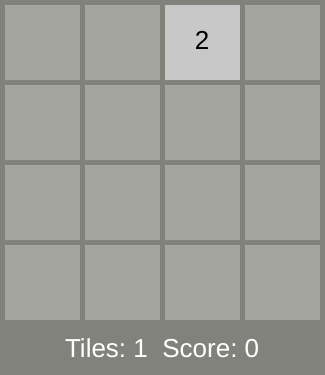
Frame 1 (no input)
Frame 60 (no input): identical to frame 1, image omitted
Frame 120 (the mouse pressed at the canvas centre since frame 60): identical to frame 1, image omitted

The p5.js sketch that drew this single still picture (run headless with seeded random() and noise() and a simulated clock; from frame 60 on, the mouse is pressed at the canvas centre):

// p5.js sketch
// ── sketch.js
let size = 4;
let sqr = 75;
let spc = 5;
let tiles = [];
let numTiles = 0;
let occupied = [];
let score = 0;


let w = spc * (size + 1) + sqr * size;

function setup() {
  createCanvas(w, w + 50);
  for (i = 0; i < size; i++) {
    occupied[i] = [];
    tiles[i] = [];
    for (j = 0; j < size; j++) {
      occupied[i][j] = false;
      tiles[i][j] = new Tile();
      tiles[i][j].occ = false;
      tiles[i][j].value_ = 0;
      tiles[i][j].pos.x = i;
      tiles[i][j].pos.y = j;
    }
  }
  generateTile();
}

function draw() {
  background(130, 130, 125);

  for (i = 0; i < size; i++) {
    for (j = 0; j < size; j++) {
      tiles[i][j].show(spc, sqr);
    }
  }

  noStroke();
  fill(255);
  textAlign(CENTER, CENTER);
  textSize(26);
  text("Tiles: " + numTiles + "  Score: " + score, floor(w / 2), w + 25);

  /*
    for (i = 0; i < 16; i++) {
      let temp = new Tile();
      temp.position(i+1, size); 
      temp.value(i+1);
      temp.show(spc, sqr);
      }
  */
}

function checkSame(arrOld, arrNew, arrSize) {
  let index = 0;
  let doLoop = true;
  let isSame = true;
  while (index < arrSize && doLoop == true) {
    if (arrNew[index].value != arrOld[index].value) {
      isSame = false;
    }
  }
  return isSame;
}

function swipeUp() {
  clearComb();
  let tilesCopy = tiles.copy;
  for (i = 0; i < size; i++) { // cols 1, 2, 3, 4
    for (j = 1; j < size; j++) { // row index 1, 2, 3
      for (let comp = j; comp > 0; comp--) {
        if (tiles[i][comp - 1].combined == false) {
          combine(i, comp, i, comp - 1);
        }
      }
    }
  }
/*
  if (checkSame(tilesCopy, tiles, size * size)) {
    print("No valid move: tiles are all the same");
  }
  */
  generateTile();
}

function swipeDown() {
  clearComb();
  for (i = 0; i < size; i++) { // cols 1, 2, 3, 4
    for (j = 2; j > -1; j--) { // row index 2, 1, 0
      for (let comp = j; comp < size - 1; comp++) {
        if (tiles[i][comp + 1].combined == false) {
          combine(i, comp, i, comp + 1);
        }
      }
    }
  }
  generateTile();
}

function swipeLeft() {
  clearComb();
  for (i = 0; i < size; i++) { // cols 1, 2, 3, 4
    for (j = 1; j < size; j++) { // row index 1, 2, 3
      for (let comp = j; comp > 0; comp--) {
        if (tiles[comp - 1][i].combined == false) {
          combine(comp, i, comp - 1, i);
        }
      }
    }
  }
  generateTile();
}

function swipeRight() {
  clearComb();
  for (i = 0; i < size; i++) { // cols 1, 2, 3, 4
    for (j = 2; j > -1; j--) { // row index 2, 1, 0
      for (let comp = j; comp < size - 1; comp++) {
        if (tiles[comp + 1][i].combined == false) {
          combine(comp, i, comp + 1, i);
        }
      }
    }
  }
  generateTile();
}

function generateTile() {
  if (numTiles < size * size) {
    let doLoop = true;
    let tryCount = 0;
    while (doLoop) {
      let tempX = floor(random(0, size));
      let tempY = floor(random(0, size));
      tryCount++;
      if (tiles[tempX][tempY].occ || tempX == size || tempY == size) {
        doLoop = true;
      } else {
        doLoop = false;
        numTiles++;
        tiles[tempX][tempY].occ = true;
        let tempVal = floor(random(0, 10));
        if (tempVal < 9) {
          tiles[tempX][tempY].value_ = 1;
        } else {
          tiles[tempX][tempY].value_ = 2;
        }
        tiles[tempX][tempY].pos.x = tempX;
        tiles[tempX][tempY].pos.y = tempY;
        //occupied[tempX][tempY] = true;
        //print("NEW TILE: (" + tempX + ", " + tempY + ")  ATTEMPT(S): " + tryCount + "  VALUE: " + pow(2, tiles[size - 1][size - 1].value_));
      }
    }
  } else {
    //print("ERROR: cannot generate tile out of bounds");
  }

}

function combine(x1, y1, x2, y2) {
  //checks two tiles against each other. Moves 1 to 2, combines 1 and 2, or ignores.
  if (tiles[x1][y1].combined == true || tiles[x2][y2].combined == true) {
    //one of tiles is combined
  } else {
    if (tiles[x2][y2].occ == true) {
      if (tiles[x1][y1].value_ == tiles[x2][y2].value_ && tiles[x1][y1].value_ != 0) {
        tiles[x2][y2].value_ += 1;
        tiles[x2][y2].combined = true;
        score += pow(2, tiles[x2][y2].value_);
        removeTile(x1, y1);
      } else {
        //ignored: tiles cannot move combine
      }
    } else if (tiles[x2][y2].occ == false && tiles[x1][y1].value_ != 0) {
      tiles[x2][y2].value_ = tiles[x1][y1].value_;
      tiles[x2][y2].occ = true;
      tiles[x1][y1].value_ = 0;
      tiles[x1][y1].occ = false;
      tiles[x1][y1].combined = false;
    }
  }
}

function posit(val) {
  let x = (val - 1) % size;
  let y = floor((val - 1) / size);
  let vect = new createVector(x, y);
  return vect;
}

function removeTile(x, y) {
  tiles[x][y].occ = false;
  tiles[x][y].value_ = 0;
  tiles[x][y].combined = false;
  numTiles--;
}

function clearTiles() {
  for (let g = 0; g < size * size; g++) {
    if (tiles[posit(g + 1).x][posit(g + 1).y].occ == true) {
      tiles[posit(g + 1).x][posit(g + 1).y].occ = false;
      tiles[posit(g + 1).x][posit(g + 1).y].value_ = 0;
      numTiles--;
    }
  }
}

function clearComb() {
  for (let g = 0; g < size * size; g++) {
    tiles[posit(g + 1).x][posit(g + 1).y].combined = false;
  }
}

function keyPressed() {
  if (keyCode === UP_ARROW) {
    swipeUp();
  }
  if (keyCode === DOWN_ARROW) {
    swipeDown();
  }
  if (keyCode === LEFT_ARROW) {
    swipeLeft();
  }
  if (keyCode === RIGHT_ARROW) {
    swipeRight();
  }
  /*
  if (key === ' ') {
    clearComb();
    generateTile();
  }
  if (key === 'z') {
    clearTiles();

    for (let g = 0; g < 3; g++) {
      tiles[g][1].occ = true;
      tiles[g][1].value_ = 1;
      numTiles++;
    }
    tiles[0][0].occ = false;
    tiles[0][0].value_ = 0;

    tiles[1][0].occ = true;
    tiles[1][0].value_ = 1;
    numTiles++;

    tiles[2][0].occ = true;
    tiles[2][0].value_ = 2;
    numTiles++;

    tiles[3][0].occ = true;
    tiles[3][0].value_ = 2;
    numTiles++;

  }
  if (key === 'x') {
    clearComb();
    combine(0, 1, 0, 0);
    combine(1, 1, 1, 0);
    combine(2, 1, 2, 0);
    combine(3, 1, 3, 0);
  }
  if (key === 'c') {
    clearComb();
    clearTiles();
  }
  if (key === 'v') {
    clearComb();
    clearTiles();
    for (let g = 0; g < size * size; g++) {
      generateTile();
    }
  }
  */
}
// ── tile.js
class Tile {
  constructor() {
    this.value_ = 1;
    this.pos = createVector(0, 0);
    this.posNum = 1;
    this.occ = true;
    this.combined = false;


    this.palette = [];
    this.palette[0] = color(165, 165, 160); //default
    this.palette[1] = color(200, 200, 200); //2
    this.palette[2] = color(200, 200, 180); //4
    this.palette[3] = color(245, 187, 118); //8
    this.palette[4] = color(245, 160, 64); //16
    this.palette[5] = color(255, 100, 60); //32
    this.palette[6] = color(255, 75, 25); //64
    this.palette[7] = color(255, 229, 90); //128
    this.palette[8] = color(255, 219, 70); //256
    this.palette[9] = color(255, 199, 50); //512
    this.palette[10] = color(255, 189, 50); //1024
    this.palette[11] = color(255, 179, 40); //2048
    this.palette[12] = color(0, 0, 0); //Unknown
  }


  position(val, numRow) {
    let x = (val - 1) % numRow;
    let y = floor((val - 1) / numRow);
    this.pos.x = x;
    this.pos.y = y;
    this.posNum = val;
  }

  show(offset, size) {
    let x = this.pos.x;
    let y = this.pos.y;
    if (this.occ == true) {
      noStroke();
      if (this.value_ <= 11) {
        fill(this.palette[this.value_]);
      } else {
        fill(this.palette[12]);
      }
      rect(offset + (x * size + x * offset), offset + (y * size + y * offset), size, size);

      textAlign(CENTER, CENTER);
      textSize(26);
      if (this.value_ < 3) {
        fill(0);
      } else {
        fill(255);
      }
      let cen = floor(size / 2);
      text(pow(2, this.value_), offset + (x * size + x * offset) + cen,
        offset + (y * size + y * offset) + cen);
    } else {
      noStroke();
      fill(this.palette[0]);
      rect(offset + (x * size + x * offset), offset + (y * size + y * offset), size, size);

    }
  }


  value(val) {
    this.value_ = val;
  }

  update() {
    if (this.occ == false) {
      this.value_ = 0;
    }
  }



}
